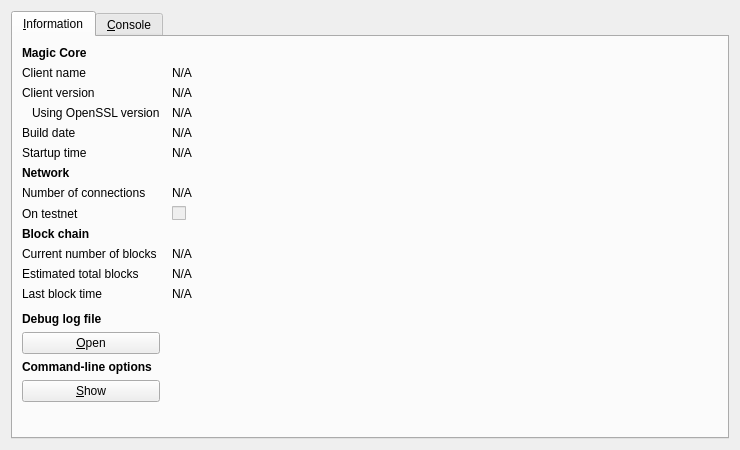
<?xml version="1.0" encoding="UTF-8"?>
<ui version="4.0">
 <class>RPCConsole</class>
 <widget class="QDialog" name="RPCConsole">
  <property name="geometry">
   <rect>
    <x>0</x>
    <y>0</y>
    <width>740</width>
    <height>450</height>
   </rect>
  </property>
  <property name="windowTitle">
   <string>Magic - Debug window</string>
  </property>
  <layout class="QVBoxLayout" name="verticalLayout_2">
   <item>
    <widget class="QTabWidget" name="tabWidget">
     <property name="currentIndex">
      <number>0</number>
     </property>
     <widget class="QWidget" name="tab_info">
      <attribute name="title">
       <string>&amp;Information</string>
      </attribute>
      <layout class="QGridLayout" name="gridLayout" columnstretch="0,1">
       <property name="horizontalSpacing">
        <number>12</number>
       </property>
       <item row="0" column="0">
        <widget class="QLabel" name="label_9">
         <property name="font">
          <font>
           <weight>75</weight>
           <bold>true</bold>
          </font>
         </property>
         <property name="text">
          <string>Magic Core</string>
         </property>
        </widget>
       </item>
       <item row="1" column="0">
        <widget class="QLabel" name="label_5">
         <property name="text">
          <string>Client name</string>
         </property>
        </widget>
       </item>
       <item row="1" column="1">
        <widget class="QLabel" name="clientName">
         <property name="cursor">
          <cursorShape>IBeamCursor</cursorShape>
         </property>
         <property name="text">
          <string>N/A</string>
         </property>
         <property name="textFormat">
          <enum>Qt::PlainText</enum>
         </property>
         <property name="textInteractionFlags">
          <set>Qt::LinksAccessibleByMouse|Qt::TextSelectableByKeyboard|Qt::TextSelectableByMouse</set>
         </property>
        </widget>
       </item>
       <item row="2" column="0">
        <widget class="QLabel" name="label_6">
         <property name="text">
          <string>Client version</string>
         </property>
        </widget>
       </item>
       <item row="2" column="1">
        <widget class="QLabel" name="clientVersion">
         <property name="cursor">
          <cursorShape>IBeamCursor</cursorShape>
         </property>
         <property name="text">
          <string>N/A</string>
         </property>
         <property name="textFormat">
          <enum>Qt::PlainText</enum>
         </property>
         <property name="textInteractionFlags">
          <set>Qt::LinksAccessibleByMouse|Qt::TextSelectableByKeyboard|Qt::TextSelectableByMouse</set>
         </property>
        </widget>
       </item>
       <item row="3" column="0">
        <widget class="QLabel" name="label_14">
         <property name="text">
          <string>Using OpenSSL version</string>
         </property>
         <property name="indent">
          <number>10</number>
         </property>
        </widget>
       </item>
       <item row="3" column="1">
        <widget class="QLabel" name="openSSLVersion">
         <property name="cursor">
          <cursorShape>IBeamCursor</cursorShape>
         </property>
         <property name="text">
          <string>N/A</string>
         </property>
         <property name="textFormat">
          <enum>Qt::PlainText</enum>
         </property>
         <property name="textInteractionFlags">
          <set>Qt::LinksAccessibleByMouse|Qt::TextSelectableByKeyboard|Qt::TextSelectableByMouse</set>
         </property>
        </widget>
       </item>
       <item row="4" column="0">
        <widget class="QLabel" name="label_12">
         <property name="text">
          <string>Build date</string>
         </property>
        </widget>
       </item>
       <item row="4" column="1">
        <widget class="QLabel" name="buildDate">
         <property name="cursor">
          <cursorShape>IBeamCursor</cursorShape>
         </property>
         <property name="text">
          <string>N/A</string>
         </property>
         <property name="textFormat">
          <enum>Qt::PlainText</enum>
         </property>
         <property name="textInteractionFlags">
          <set>Qt::LinksAccessibleByMouse|Qt::TextSelectableByKeyboard|Qt::TextSelectableByMouse</set>
         </property>
        </widget>
       </item>
       <item row="5" column="0">
        <widget class="QLabel" name="label_13">
         <property name="text">
          <string>Startup time</string>
         </property>
        </widget>
       </item>
       <item row="5" column="1">
        <widget class="QLabel" name="startupTime">
         <property name="cursor">
          <cursorShape>IBeamCursor</cursorShape>
         </property>
         <property name="text">
          <string>N/A</string>
         </property>
         <property name="textFormat">
          <enum>Qt::PlainText</enum>
         </property>
         <property name="textInteractionFlags">
          <set>Qt::LinksAccessibleByMouse|Qt::TextSelectableByKeyboard|Qt::TextSelectableByMouse</set>
         </property>
        </widget>
       </item>
       <item row="6" column="0">
        <widget class="QLabel" name="label_11">
         <property name="font">
          <font>
           <weight>75</weight>
           <bold>true</bold>
          </font>
         </property>
         <property name="text">
          <string>Network</string>
         </property>
        </widget>
       </item>
       <item row="7" column="0">
        <widget class="QLabel" name="label_7">
         <property name="text">
          <string>Number of connections</string>
         </property>
        </widget>
       </item>
       <item row="7" column="1">
        <widget class="QLabel" name="numberOfConnections">
         <property name="cursor">
          <cursorShape>IBeamCursor</cursorShape>
         </property>
         <property name="text">
          <string>N/A</string>
         </property>
         <property name="textFormat">
          <enum>Qt::PlainText</enum>
         </property>
         <property name="textInteractionFlags">
          <set>Qt::LinksAccessibleByMouse|Qt::TextSelectableByKeyboard|Qt::TextSelectableByMouse</set>
         </property>
        </widget>
       </item>
       <item row="8" column="0">
        <widget class="QLabel" name="label_8">
         <property name="text">
          <string>On testnet</string>
         </property>
        </widget>
       </item>
       <item row="8" column="1">
        <widget class="QCheckBox" name="isTestNet">
         <property name="enabled">
          <bool>false</bool>
         </property>
         <property name="text">
          <string/>
         </property>
        </widget>
       </item>
       <item row="9" column="0">
        <widget class="QLabel" name="label_10">
         <property name="font">
          <font>
           <weight>75</weight>
           <bold>true</bold>
          </font>
         </property>
         <property name="text">
          <string>Block chain</string>
         </property>
        </widget>
       </item>
       <item row="10" column="0">
        <widget class="QLabel" name="label_3">
         <property name="text">
          <string>Current number of blocks</string>
         </property>
        </widget>
       </item>
       <item row="10" column="1">
        <widget class="QLabel" name="numberOfBlocks">
         <property name="cursor">
          <cursorShape>IBeamCursor</cursorShape>
         </property>
         <property name="text">
          <string>N/A</string>
         </property>
         <property name="textFormat">
          <enum>Qt::PlainText</enum>
         </property>
         <property name="textInteractionFlags">
          <set>Qt::LinksAccessibleByMouse|Qt::TextSelectableByKeyboard|Qt::TextSelectableByMouse</set>
         </property>
        </widget>
       </item>
       <item row="11" column="0">
        <widget class="QLabel" name="label_4">
         <property name="text">
          <string>Estimated total blocks</string>
         </property>
        </widget>
       </item>
       <item row="11" column="1">
        <widget class="QLabel" name="totalBlocks">
         <property name="cursor">
          <cursorShape>IBeamCursor</cursorShape>
         </property>
         <property name="text">
          <string>N/A</string>
         </property>
         <property name="textFormat">
          <enum>Qt::PlainText</enum>
         </property>
         <property name="textInteractionFlags">
          <set>Qt::LinksAccessibleByMouse|Qt::TextSelectableByKeyboard|Qt::TextSelectableByMouse</set>
         </property>
        </widget>
       </item>
       <item row="12" column="0">
        <widget class="QLabel" name="label_2">
         <property name="text">
          <string>Last block time</string>
         </property>
        </widget>
       </item>
       <item row="12" column="1">
        <widget class="QLabel" name="lastBlockTime">
         <property name="cursor">
          <cursorShape>IBeamCursor</cursorShape>
         </property>
         <property name="text">
          <string>N/A</string>
         </property>
         <property name="textFormat">
          <enum>Qt::PlainText</enum>
         </property>
         <property name="textInteractionFlags">
          <set>Qt::LinksAccessibleByMouse|Qt::TextSelectableByKeyboard|Qt::TextSelectableByMouse</set>
         </property>
        </widget>
       </item>
       <item row="13" column="0">
        <spacer name="verticalSpacer_2">
         <property name="orientation">
          <enum>Qt::Vertical</enum>
         </property>
         <property name="sizeHint" stdset="0">
          <size>
           <width>20</width>
           <height>20</height>
          </size>
         </property>
        </spacer>
       </item>
       <item row="14" column="0">
        <widget class="QLabel" name="labelDebugLogfile">
         <property name="font">
          <font>
           <weight>75</weight>
           <bold>true</bold>
          </font>
         </property>
         <property name="text">
          <string>Debug log file</string>
         </property>
        </widget>
       </item>
       <item row="15" column="0">
        <widget class="QPushButton" name="openDebugLogfileButton">
         <property name="toolTip">
          <string>Open the Magic debug log file from the current data directory. This can take a few seconds for large log files.</string>
         </property>
         <property name="text">
          <string>&amp;Open</string>
         </property>
         <property name="autoDefault">
          <bool>false</bool>
         </property>
        </widget>
       </item>
       <item row="16" column="0">
        <widget class="QLabel" name="labelCLOptions">
         <property name="font">
          <font>
           <weight>75</weight>
           <bold>true</bold>
          </font>
         </property>
         <property name="text">
          <string>Command-line options</string>
         </property>
        </widget>
       </item>
       <item row="17" column="0">
        <widget class="QPushButton" name="showCLOptionsButton">
         <property name="toolTip">
          <string>Show the Magic-Qt help message to get a list with possible Magic command-line options.</string>
         </property>
         <property name="text">
          <string>&amp;Show</string>
         </property>
         <property name="autoDefault">
          <bool>false</bool>
         </property>
        </widget>
       </item>
       <item row="18" column="0">
        <spacer name="verticalSpacer">
         <property name="orientation">
          <enum>Qt::Vertical</enum>
         </property>
         <property name="sizeHint" stdset="0">
          <size>
           <width>20</width>
           <height>40</height>
          </size>
         </property>
        </spacer>
       </item>
      </layout>
     </widget>
     <widget class="QWidget" name="tab_console">
      <attribute name="title">
       <string>&amp;Console</string>
      </attribute>
      <layout class="QVBoxLayout" name="verticalLayout_3">
       <property name="spacing">
        <number>3</number>
       </property>
       <item>
        <widget class="QTextEdit" name="messagesWidget">
         <property name="minimumSize">
          <size>
           <width>0</width>
           <height>100</height>
          </size>
         </property>
         <property name="readOnly">
          <bool>true</bool>
         </property>
         <property name="tabKeyNavigation" stdset="0">
          <bool>false</bool>
         </property>
         <property name="columnCount" stdset="0">
          <number>2</number>
         </property>
        </widget>
       </item>
       <item>
        <layout class="QHBoxLayout" name="horizontalLayout">
         <property name="spacing">
          <number>3</number>
         </property>
         <item>
          <widget class="QLabel" name="label">
           <property name="text">
            <string notr="true">&gt;</string>
           </property>
          </widget>
         </item>
         <item>
          <widget class="QLineEdit" name="lineEdit"/>
         </item>
         <item>
          <widget class="QPushButton" name="clearButton">
           <property name="maximumSize">
            <size>
             <width>24</width>
             <height>24</height>
            </size>
           </property>
           <property name="toolTip">
            <string>Clear console</string>
           </property>
           <property name="text">
            <string/>
           </property>
           <property name="icon">
            <iconset resource="../bitcoin.qrc">
             <normaloff>:/icons/remove</normaloff>:/icons/remove</iconset>
           </property>
           <property name="shortcut">
            <string notr="true">Ctrl+L</string>
           </property>
           <property name="autoDefault">
            <bool>false</bool>
           </property>
          </widget>
         </item>
        </layout>
       </item>
      </layout>
     </widget>
    </widget>
   </item>
  </layout>
 </widget>
 <resources>
  <include location="../bitcoin.qrc"/>
 </resources>
 <connections/>
</ui>
